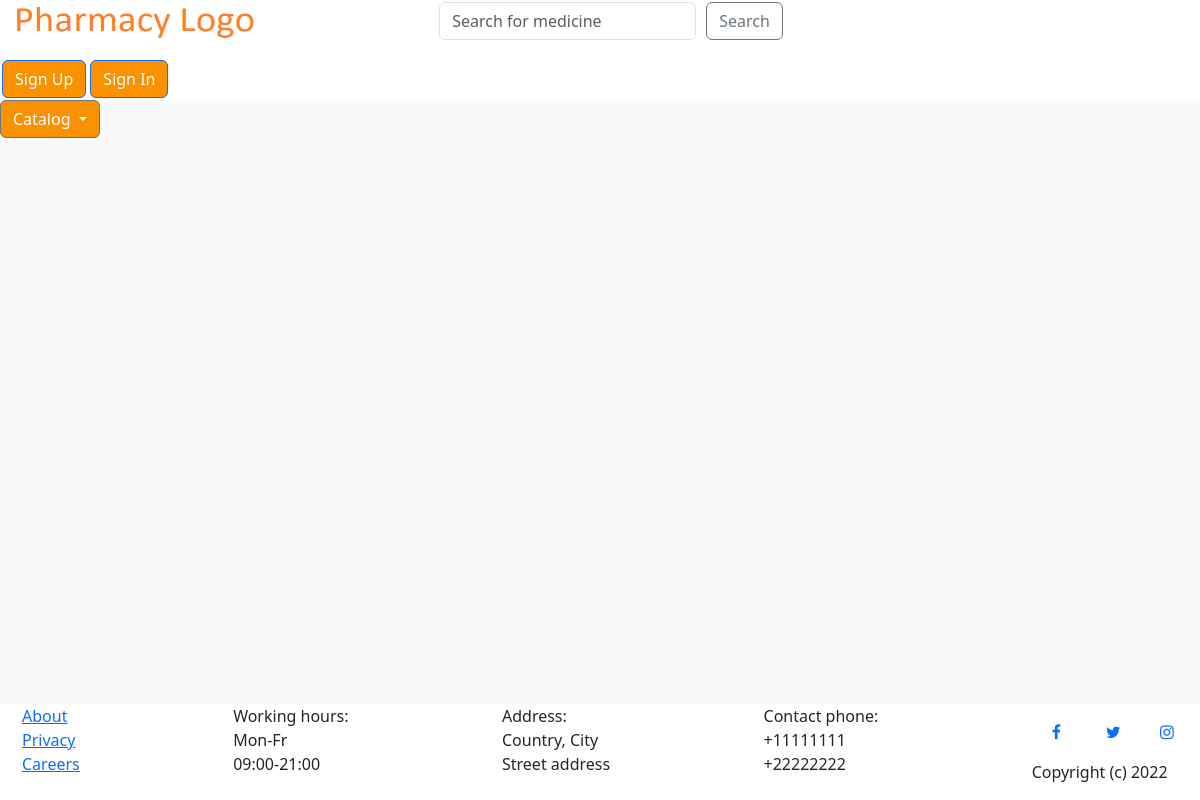
Page /shop/shop-eye-medicine on the earlier database version.
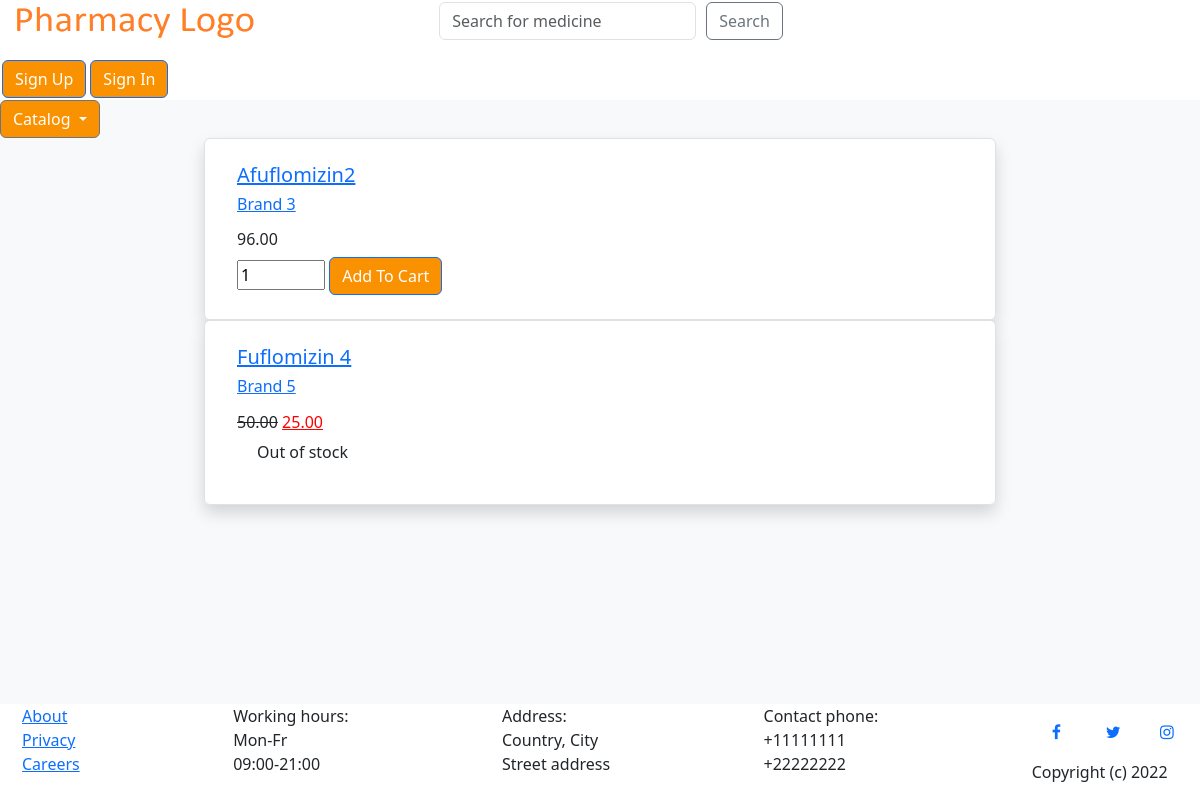
Same page on the later database version.
### products/models.py (models this page shows, shortened)
class Product(models.Model):
    id = models.AutoField(primary_key=True)
    title = models.CharField(max_length=100)
    description = models.TextField()
    price = models.DecimalField(max_digits=6, decimal_places=2)
    discount_percent = models.IntegerField(default=0, validators=PERCENTAGE_VALIDATOR, blank=True)
    discounted_price = models.DecimalField(max_digits=6, decimal_places=2, blank=True)
    picture = models.ImageField(blank=True, upload_to=product_image_dir)
    number_in_stock = models.IntegerField(default=0)
    category = models.CharField(max_length=100, choices=product_categories, default='flu')
    brand = models.CharField(max_length=100, choices=brands, default='choose_brand')

### shop/views.py (the view)
# urls.py: path('shop-eye-medicine', ShopEyeMedsView.as_view(), name='shop-eye-medicine'),
class ShopEyeMedsView(ListView):
    model = Product
    template_name = 'shop/shop-eye-meds.html'
    context_object_name = 'products'
    ordering = ['title']
    paginate_by = 2
    def get_queryset(self, **kwargs):
        query = super().get_queryset(**kwargs)
        return query.filter(category='eye_medicine')

### shop/templates/shop/shop-eye-meds.html (shortened to what this page needs)
{% extends "shop/shop-home.html" %}
{% block title %}
<head>
</head>
{% endblock %}

### shop/templates/shop/shop-home.html (shortened to what this page needs)
{% extends "shop/shop-base.html" %}
{% block title %}
{% load static %}
{% endblock %}
{% block content %}
<body>
  {% for product in products %}
  <div class="row">
      <div class="col-lg-8 mx-auto">
          <ul class="list-group shadow">
              <li class="list-group-item">
                  <div class="media align-items-lg-center flex-column flex-lg-row p-3">
                      <div class="media-body order-2 order-lg-1">
                        <h5><a class="mr-2" href="{% url 'product-detail' product.id %}">{{product.title}}</a></h5>
                          {% if product.get_brand_display != '' %}
                            <h6><a class="mr-2" href="{% url 'shop-brand' product.brand %}">{{product.get_brand_display}}</a></h6>
                          {% else %}
                            <br>
                          {% endif %}
                          <div class="d-flex align-items-center justify-content-between mt-1">
                              <h6 class="font-weight-bold my-2">
                                {% if product.price > product.discounted_price %}
                                  <del>{{product.price}}</del>
                                  <ins style="color:red">{{product.discounted_price}}</ins>
                                {% else %}
                                    {{product.price}}
                                {% endif %}
                              </h6>
                          </div>
                      </div>
                      {% if product.number_in_stock == 0 %}
                        <p>Out of stock</p>
                      {% else %}
                        <input type="number" step="1" min="0" max="{{product.number_in_stock}}" value="1" name="medicine_qty" class="quantity-field" id="product{{product.id}}-quantity">
                        <button data-product={{product.id}} data-action="add" class="btn btn-outline-primary add-btn update-cart">Add To Cart</button>
                      {% endif %}
                  </div>
              </li>
          </ul>
      </div>
  </div>
  {% endfor %}
</body>
{% endblock %}

Differences in the rows shown:
added Product: title "Afuflomizin2", brand "Brand 3", price "96.00"
added Product: title "Fuflomizin 4", brand "Brand 5", price "50.00", discounted_price "25.00", number_in_stock "Out of stock"
